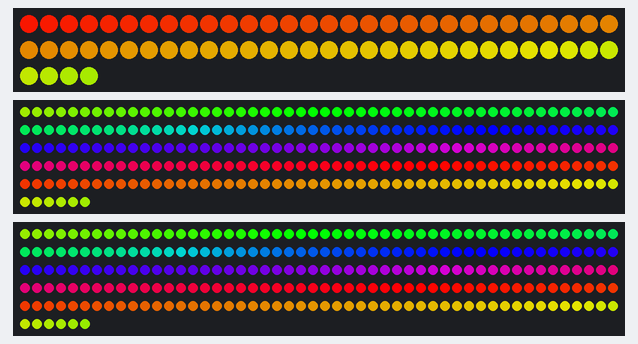
The sketch below on a simulated Arduino Uno, built with avr-gcc and run on an emulated ATmega328P. Parts: 64 RGB LEDs in strip order, left to right, continuing on the next row, 2 × 256 RGB LEDs in strip order, left to right, continuing on the next row.

Above: at 0.48 s.
At 5.19 s:
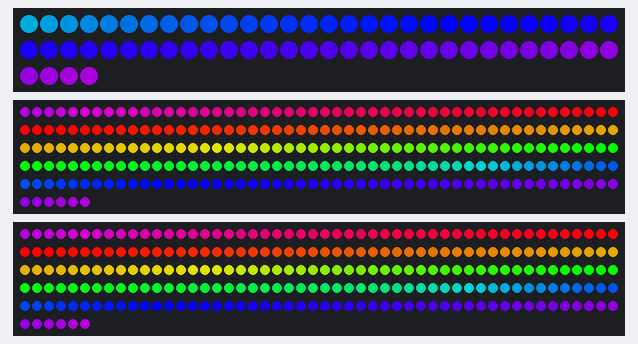
At 10.3 s:
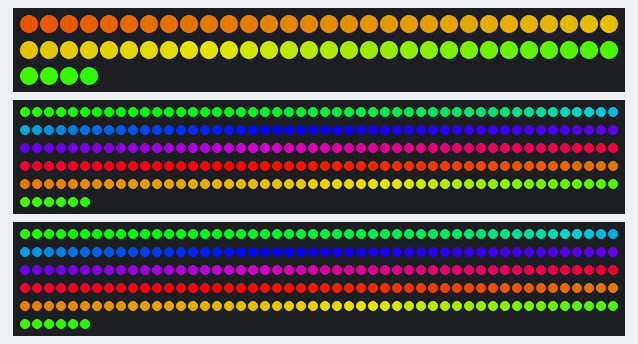
At 20.43 s:
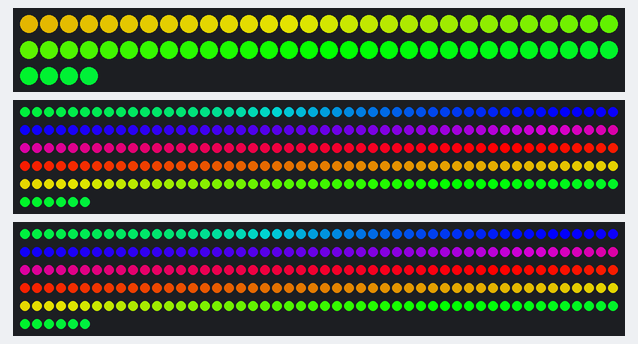
At 31.22 s:
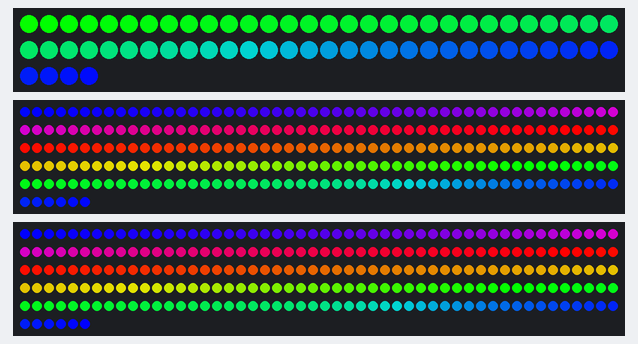
At 39.78 s:
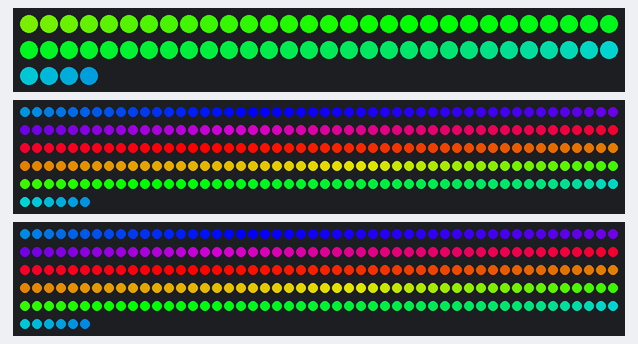

The sketch:

LEDwall.ino
```cpp
// VHS LED wall,
// Last updated: Nov 7, 2015
// Created by: Steven Smethurst

#include "FastLED.h"

#define BRIGHTNESS  64
#define LED_TYPE    WS2812
#define COLOR_ORDER GRB

#define NUM_LEDS_PER_PANEL  64

#define NUM_LEDS_TOP        NUM_LEDS_PER_PANEL * 1
#define NUM_LEDS_MIDDLE     NUM_LEDS_PER_PANEL * 4
#define NUM_LEDS_BOTTOM     NUM_LEDS_PER_PANEL * 4
#define NUM_LEDS_TOTAL      NUM_LEDS_TOP + NUM_LEDS_MIDDLE + NUM_LEDS_BOTTOM


CRGB leds[NUM_LEDS_TOTAL];

// For mirroring strips, all the "special" stuff happens just in setup.  We
// just addLeds multiple times, once for each strip
void setup() {
  FastLED.addLeds<LED_TYPE, 7, COLOR_ORDER>(leds, NUM_LEDS_TOP);
  FastLED.addLeds<LED_TYPE, 8, COLOR_ORDER>(leds+NUM_LEDS_TOP, NUM_LEDS_MIDDLE);
  FastLED.addLeds<LED_TYPE, 9, COLOR_ORDER>(leds+NUM_LEDS_TOP+NUM_LEDS_MIDDLE, NUM_LEDS_BOTTOM);

}

void loop() {
  static uint8_t hue = 0;
  for(int i = 0; i < NUM_LEDS_TOTAL; i++) {
    leds[i] = CHSV( (hue + i) % 255, 255, 255);
  }
  delay(1);
  FastLED.show();
  hue++;
}
```
